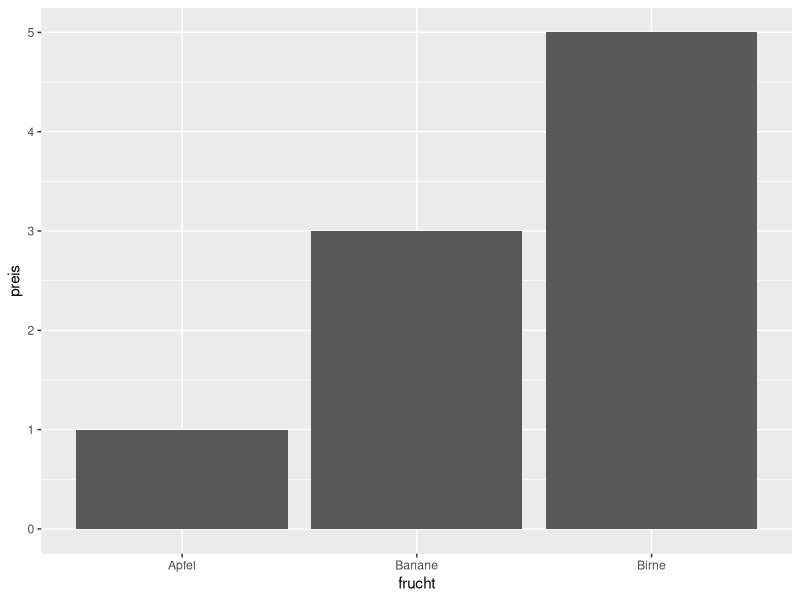

Write R code to recreate this figure.
## ---- chunk 1
knitr::opts_chunk$set(echo = TRUE, message = FALSE, warning = FALSE)
## ---- chunk 2

library(dplyr)
library(ggplot2)
library(lubridate)

## ---- chunk 3

# logical Vektor
vektor_lgl <- c(TRUE, FALSE, NA)

# Zwei Eigenschaften

## Typ
typeof(vektor_lgl)

## Länge
length(vektor_lgl)

vektor_lgl2 <- 1:5 == 3
typeof(vektor_lgl2)

# Numerische Vektoren

# Double Werte sind Näherungen. Es handelt sich um Gleitkommazahlen
vektor_num_dbl <- c(1, 5, 3)
typeof(vektor_num_dbl) # Zahlen in R sind standardmässig vom Type double

vektor_num_int <- c(1L, 5L, 3L)
typeof(vektor_num_int)

# Character Vektoren (Zeichenvektoren)

vektor_chr <- c("Apfel", "Birne", "Banane")
typeof(vektor_chr)

## ---- chunk 4
vektor_datetime <- c("2001-01-12", "2002-07-17", "2008-09-19")
## ---- chunk 5

as.numeric(vektor_lgl)
as.character(vektor_lgl)
as.integer(3.5)

## ---- chunk 6

# Faktoren
vektor_chr
vektor_fct <- factor(vektor_chr)

vektor_fct
typeof(vektor_fct) # Faktoren bauen auf Ganzzahlen (integer) auf
attributes(vektor_fct)

as.integer(vektor_fct)
## ---- chunk 7

datum_ursprung_chr <- "1970-01-01" # ISO 8601 Datumsformat
typeof(datum_ursprung_chr)

datum_ursprung_date <- as.Date(datum_ursprung_chr)
typeof(datum_ursprung_date)

attributes(datum_ursprung_date)
class(datum_ursprung_date)

as.double(datum_ursprung_date)

datum_ursprung_date + 1 

# Was ist das Ergebnis?

# 1. 1
# 2. "1"
# 3. "1970-01-02"
# 4. "1971-01-01"

as.double(datum_ursprung_date + 1)

Sys.Date()
class(Sys.Date())
as.numeric(Sys.Date())

# Was sagt uns diese Zahl?
# 18728 = Anzahl Tage seit Ursprung (1970-01-01)

## ---- chunk 8

inventar <- tibble(
  zeit = vektor_datetime,
  frucht = vektor_chr,
  preis = vektor_num_dbl,
  verfuegbarkeit = vektor_lgl)

typeof(inventar)
attributes(inventar)
class(inventar)

inventar %>% 
  mutate(datum = as_date(zeit),
         stunde = hour(zeit),
         minute = minute(zeit),
         sekunde = second(zeit),
         datum2 = ymd_hms(paste(datum, stunde, minute, sekunde)))


inventar %>% 
  #mutate(frucht = fct_relevel(frucht, c("Banane", "Birne", "Apfel"))) %>% 
  ggplot(aes(x = frucht, y = preis)) +
  geom_col()

